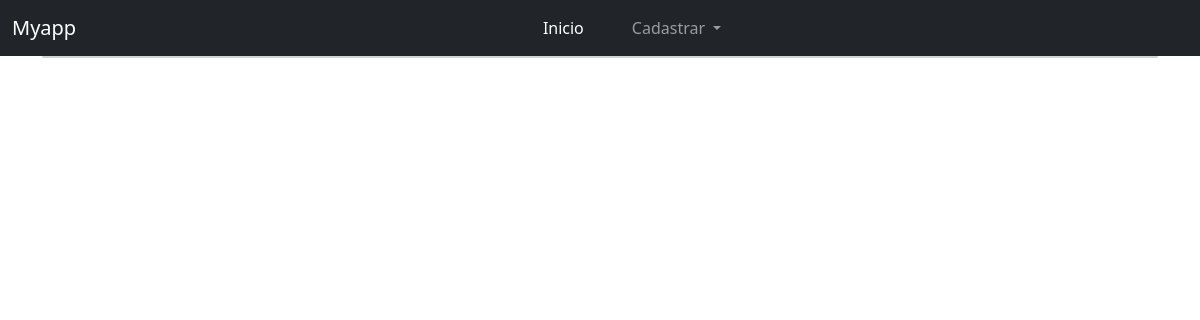
Before: / with the older database file.
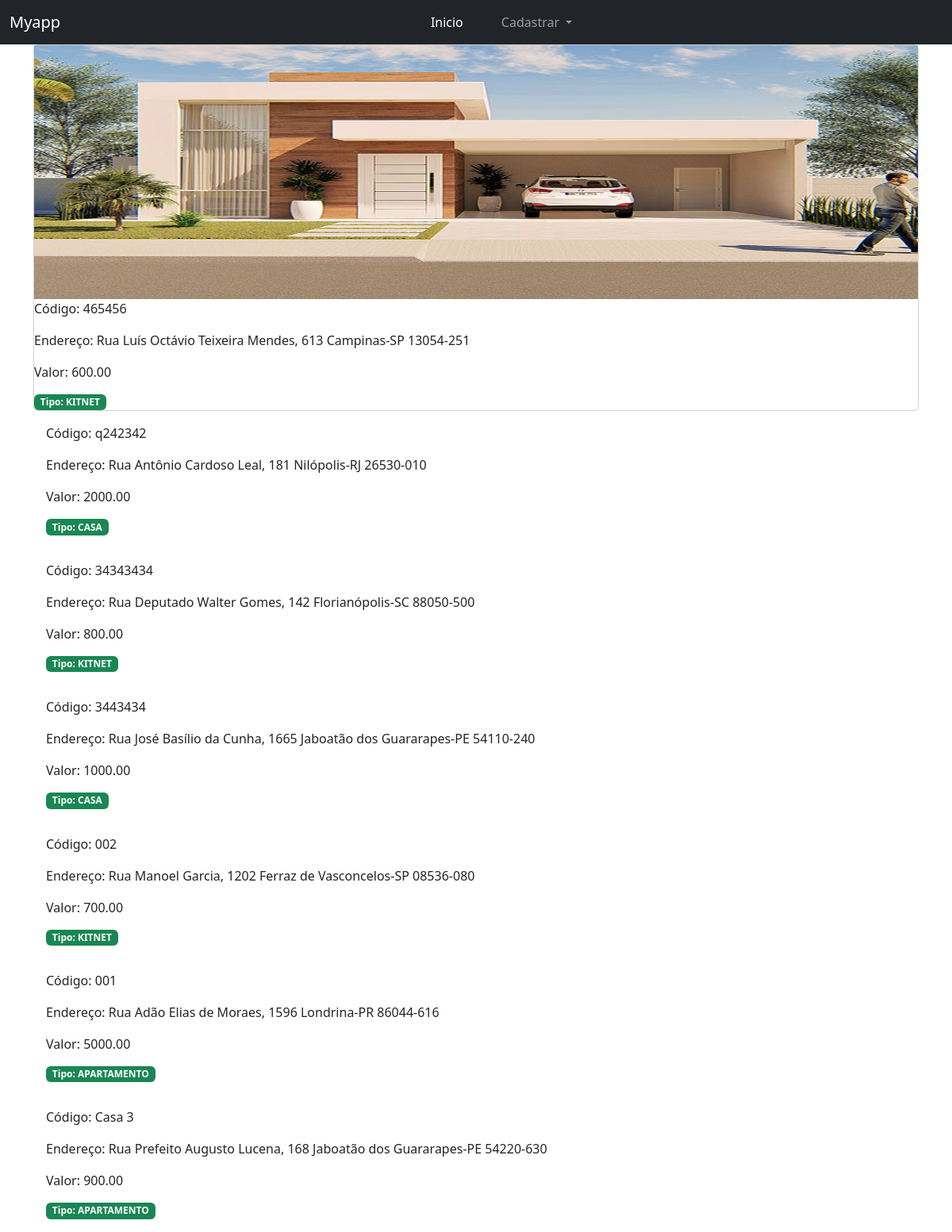
After: the same page with the newer database file.
### base/models.py (models this page shows, shortened)
class ImovelImagens(models.Model):
    imagem = models.ImageField('imagens', upload_to='images')
    imovel = models.ForeignKey(Imovel, related_name='imagem_imovel', on_delete=models.CASCADE)

class Imovel(models.Model):
    codigo = models.CharField(max_length=100, verbose_name='Código')
    tipo_item = models.CharField(max_length=100, choices=TipoImovel.choices)
    endereco = models.TextField()
    preco = models.DecimalField(max_digits=10, decimal_places=2)
    esta_locado = models.BooleanField(default=False)
    class Meta:
        verbose_name = 'Imovel'
        verbose_name_plural = 'Imoveis'
        ordering = ['-id']

### base/views.py (the view)
# urls.py: path('', views.lista_locacao, name='lista-locacao'),
def lista_locacao(request):
    imoveis = Imovel.objects.filter(esta_locado=False)
    context = {
        'imoveis': imoveis
    }
    return render(request, 'lista-locacao.html', context)

### base/templates/lista-locacao.html (shortened to what this page needs)
{% extends 'base.html' %}
{% block content %}
<div class="container">
    <div class="card">
        {% for imovel in imoveis %}
        <div class="card-item h-100">
            {% for el in imovel.imagem_imovel.all %}
            {% if forloop.first %}
            <img src="{{el.imagem.url}}" class="card-image" width="100%" height="320" alt="{{el.id}}"
            {% endif %}
            {% endfor %}
            <div class="card-body p-3">
                <p>Código: {{imovel.codigo}}</p>
                <p>Endereço: {{imovel.endereco}}</p>
                <p>Valor: {{imovel.preco}}</p>
                <div class="d-flex justify-content-between align-items-center">
                    <div class="badge bg-success">Tipo: {{imovel.tipo_item}}</div>
                </div>
            </div>
        </div>
        {% endfor %}
    </div>
</div>
{% endblock %}

### base/templates/base.html (shortened to what this page needs)
{% load static %}
<!DOCTYPE html>
<html lang="en">
<head>
	<link href="https://cdn.jsdelivr.net/npm/bootstrap@5.2.3/dist/css/bootstrap.min.css" rel="stylesheet">
	<link rel="stylesheet" href="https://use.fontawesome.com/releases/v5.15.4/css/all.css"/>
	<link rel="stylesheet" href="{% static 'css/style.css' %}">
</head>
<body>
	{% include 'navbar.html' %}
	{% block content %}
	{% endblock %}
</body>
</html>

### base/templates/navbar.html (shortened to what this page needs)
<nav class="navbar navbar-expand-lg navbar-dark bg-dark">
    <div class="container-fluid">
        <a class="navbar-brand" href="#">Myapp</a>
        <div class="collapse navbar-collapse" id="navbarTogglerDemo03">
            <ul class="navbar-nav gap-3 mb-2 mb-lg-0 mx-auto">
                <li class="nav-item">
                    <a class="nav-link active" aria-current="page" href="/">Inicio</a>
                </li>
                <li class="nav-item dropdown">
                    <a class="nav-link dropdown-toggle" href="#" role="button" data-bs-toggle="dropdown"
                       aria-expanded="false">
                        Cadastrar
                    </a>
                </li>
            </ul>
        </div>
    </div>
</nav>

Changed rows visible on the page:
added Imovel: codigo "465456", endereco "Rua Luís Octávio Teixeira Mendes, 613 Campinas-SP 13054-251", preco "600.00", tipo_item "KITNET"
added ImovelImagens: imagem (picture)
added Imovel: codigo "q242342", endereco "Rua Antônio Cardoso Leal, 181 Nilópolis-RJ 26530-010", preco "2000.00", tipo_item "CASA"
added Imovel: codigo "34343434", endereco "Rua Deputado Walter Gomes, 142 Florianópolis-SC 88050-500", preco "800.00", tipo_item "KITNET"
added Imovel: codigo "3443434", endereco "Rua José Basílio da Cunha, 1665 Jaboatão dos Guararapes-PE 54110-240", preco "1000.00", tipo_item "CASA"
added Imovel: codigo "002", endereco "Rua Manoel Garcia, 1202 Ferraz de Vasconcelos-SP 08536-080", preco "700.00", tipo_item "KITNET"
added Imovel: codigo "001", endereco "Rua Adão Elias de Moraes, 1596 Londrina-PR 86044-616", preco "5000.00", tipo_item "APARTAMENTO"
added Imovel: codigo "Casa 3", endereco "Rua Prefeito Augusto Lucena, 168 Jaboatão dos Guararapes-PE 54220-630", preco "900.00", tipo_item "APARTAMENTO"
